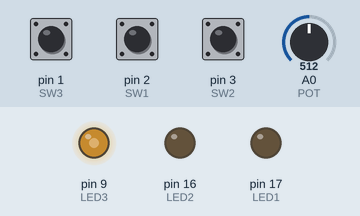
The sketch below on a simulated Arduino Uno, built with avr-gcc and run on an emulated ATmega328P. On the bench: output pins drawn as LEDs (lit = HIGH). The test bench sets the inputs (shaded band); at power-on: A0 (POT) = 512, pin 2 (SW1) HIGH, pin 3 (SW2) HIGH, pin 1 (SW3) HIGH.

Above: at 0.8 s.
0.9 s: A0 (POT) set to 716
At 2.1 s:
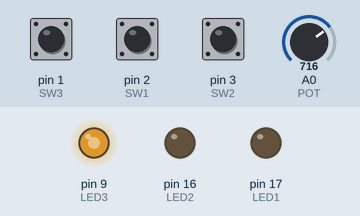
2.4 s: pin 2 (SW1) pulled LOW for 0.15 s
At 2.47 s:
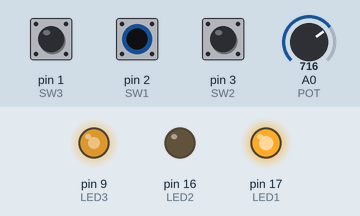
4.0 s: pin 3 (SW2) pulled LOW for 0.15 s
At 4.07 s:
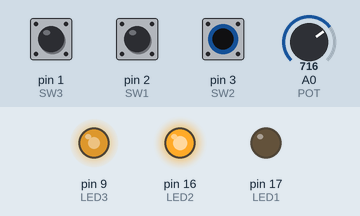
5.6 s: A0 (POT) set to 900
At 5.9 s:
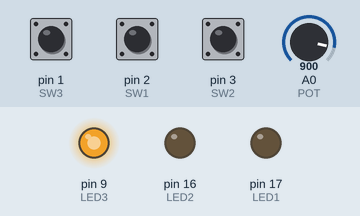
7.1 s: pin 2 (SW1) pulled LOW for 0.15 s
At 7.17 s:
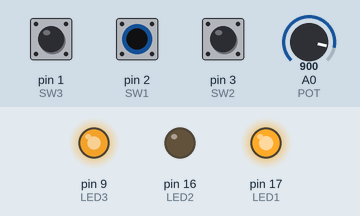
Timing chart, 0 to 9.7 s (numbered marks = the images above; inputs shaded):
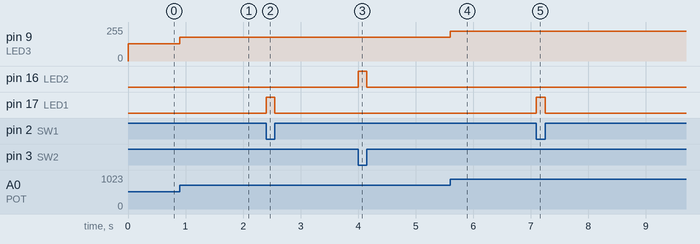

The sketch:

code.ino
```cpp
#define F_CPU 16000000UL

#include <avr/io.h>
#include <avr/interrupt.h>

#define LED1 PC3
#define LED2 PC2
#define LED3 PB1

#define SW1 PD2
#define SW2 PD3
#define SW3 PD1

#define POT PC0

volatile uint8_t led1On = 0;
volatile uint8_t led2On = 0;
volatile uint8_t pwmCounter = 0;

ISR(INT0_vect)
{
    led1On = !(PIND & (1 << SW1));
}

ISR(INT1_vect)
{
    led2On = !(PIND & (1 << SW2));
}

ISR(TIMER2_COMPA_vect)
{
    pwmCounter++;

    if (pwmCounter >= 100)
        pwmCounter = 0;

    uint8_t dimMode = !(PIND & (1 << SW3));
    uint8_t brightness = dimMode ? 35 : 100;

    if (led1On && pwmCounter < brightness)
        PORTC |= (1 << LED1);
    else
        PORTC &= ~(1 << LED1);

    if (led2On && pwmCounter < brightness)
        PORTC |= (1 << LED2);
    else
        PORTC &= ~(1 << LED2);
}

void initADC()
{
    ADMUX = (1 << REFS0);

    ADCSRA =
        (1 << ADEN) |
        (1 << ADPS2) |
        (1 << ADPS1) |
        (1 << ADPS0);
}

uint16_t readADC()
{
    ADMUX = (ADMUX & 0xF0) | 0;

    ADCSRA |= (1 << ADSC);

    while (ADCSRA & (1 << ADSC));

    return ADC;
}

void initPWM()
{
    DDRB |= (1 << LED3);

    TCCR1A =
        (1 << COM1A1) |
        (1 << WGM10);

    TCCR1B =
        (1 << WGM12) |
        (1 << CS11);

    OCR1A = 0;
}

void initTimer2()
{
    TCCR2A = (1 << WGM21);

    TCCR2B =
        (1 << CS22);

    OCR2A = 24;

    TIMSK2 = (1 << OCIE2A);
}

void initInputs()
{
    DDRD &= ~(
        (1 << SW1) |
        (1 << SW2) |
        (1 << SW3)
    );

    PORTD |=
        (1 << SW1) |
        (1 << SW2) |
        (1 << SW3);

    EICRA =
        (1 << ISC00) |
        (1 << ISC10);

    EIMSK =
        (1 << INT0) |
        (1 << INT1);
}

int main(void)
{
    DDRC |=
        (1 << LED1) |
        (1 << LED2);

    DDRC &= ~(1 << POT);

    initInputs();
    initADC();
    initPWM();
    initTimer2();

    led1On = !(PIND & (1 << SW1));
    led2On = !(PIND & (1 << SW2));

    sei();

    while (1)
    {
        uint16_t adcValue = readADC();

        OCR1A = adcValue >> 2;
    }

    return 0;
}
```

Measured:
- after the input at 0.9 s, pin 9 (LED3): 128/255 → 179/255 at once
- after the input at 2.4 s, pin 17 (LED1): LOW → HIGH at once, → LOW 0.15 s later
- after the input at 4.0 s, pin 16 (LED2): LOW → HIGH at once, → LOW 0.15 s later
- after the input at 5.6 s, pin 9 (LED3): 179/255 → 225/255 at once
- after the input at 7.1 s, pin 17 (LED1): LOW → HIGH at once, → LOW 0.15 s later
